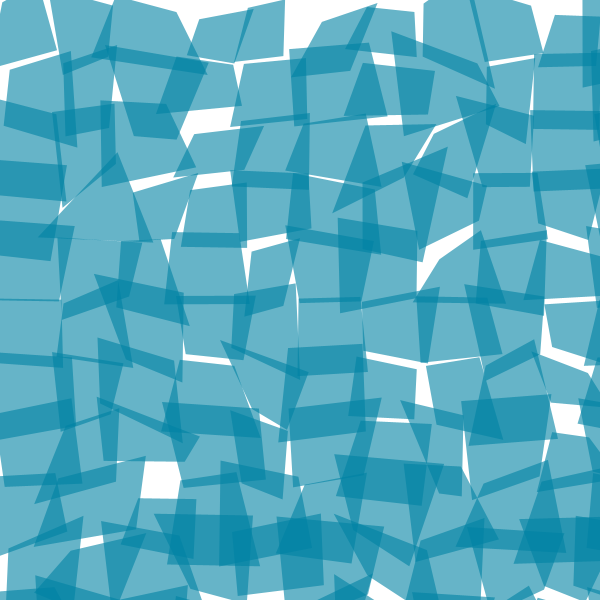
Frame 1 (no input)
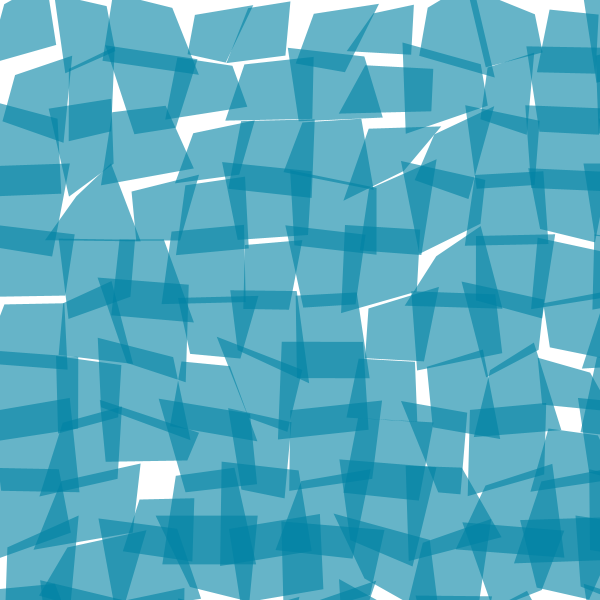
Frame 60 (the mouse pressed at the canvas centre just before this capture)
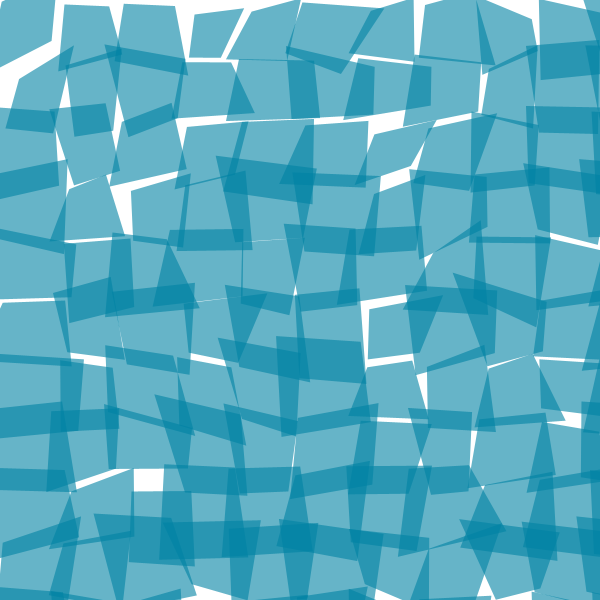
Frame 120 (the mouse held since frame 60 and released just before this capture)

The Processing sketch that drew these frames (run headless with seeded random() and noise(); from frame 60 on, the mouse is pressed at the canvas centre):

// Processing sketch: Project014_RandomMovementInGrid
// ── Project014_RandomMovementInGrid.pde

int tileCount = 20;
float noiseChange = 0;

void setup(){
  size(600,600);
}

void draw(){
  colorMode(HSB, 360, 100, 100, 100);
  background(360);
  smooth();
  fill(192,100,64,60);
  noStroke();

  noiseChange += 0.003;


  float tileSize = height/tileCount;

  for(int gridY=0;gridY<tileCount;gridY++){
    for(int gridX=0;gridX<tileCount;gridX++){
      float posX = gridX*tileSize+tileSize/2;
      float posY = gridY*tileSize+tileSize/2;
      int count = gridY*tileCount + gridX + 1;
      float a = 2.5;

      float shiftX1 = noise(count+5+noiseChange)*tileSize*a;
      float shiftY1 = noise(count+5+noiseChange)*tileSize*a;
      float shiftX2 = noise(count+10+noiseChange)*tileSize*a;
      float shiftY2 = noise(count+15+noiseChange)*tileSize*a;
      float shiftX3 = noise(count+20+noiseChange)*tileSize*a;
      float shiftY3 = noise(count+25+noiseChange)*tileSize*a;
      float shiftX4 = noise(count+30+noiseChange)*tileSize*a;
      float shiftY4 = noise(count+35+noiseChange)*tileSize*a;

      pushMatrix();
      translate(posX,posY);
      beginShape();
      vertex(-shiftX1+posX, -shiftY1+posY);
      vertex(shiftX2+posX, -shiftY2+posY);
      vertex(shiftX3+posX, shiftY3+posY);
      vertex(-shiftX4+posX, shiftY4+posY);
      endShape(CLOSE);
      popMatrix();



    }
  }
}
